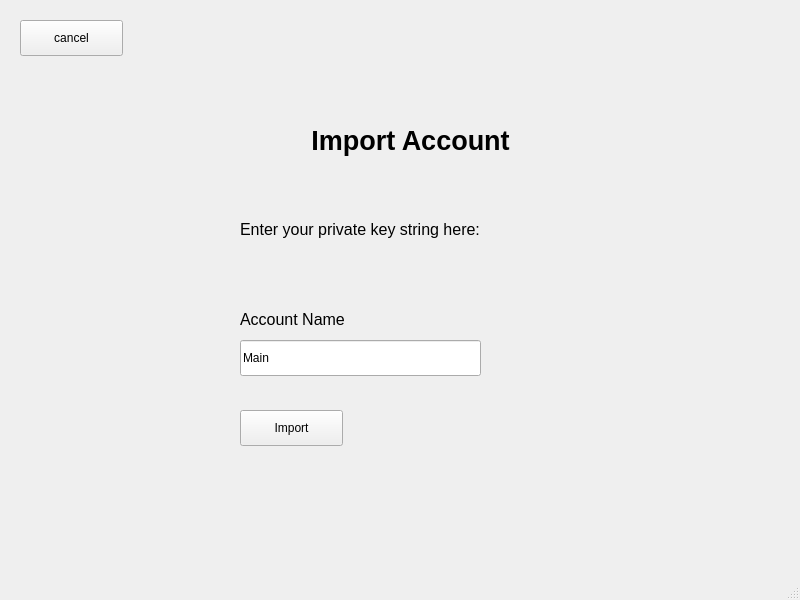
<?xml version="1.0" encoding="UTF-8"?>
<ui version="4.0">
 <class>ImportAccountWindow</class>
 <widget class="QMainWindow" name="ImportAccountWindow">
  <property name="geometry">
   <rect>
    <x>0</x>
    <y>0</y>
    <width>800</width>
    <height>600</height>
   </rect>
  </property>
  <property name="windowTitle">
   <string>Import Account</string>
  </property>
  <widget class="QWidget" name="centralwidget">
   <widget class="QLabel" name="label_2">
    <property name="geometry">
     <rect>
      <x>180</x>
      <y>70</y>
      <width>461</width>
      <height>141</height>
     </rect>
    </property>
    <property name="font">
     <font>
      <pointsize>20</pointsize>
      <weight>75</weight>
      <italic>false</italic>
      <bold>true</bold>
     </font>
    </property>
    <property name="text">
     <string>Import Account</string>
    </property>
    <property name="textFormat">
     <enum>Qt::AutoText</enum>
    </property>
    <property name="alignment">
     <set>Qt::AlignCenter</set>
    </property>
   </widget>
   <widget class="QPushButton" name="cancelBT">
    <property name="geometry">
     <rect>
      <x>20</x>
      <y>20</y>
      <width>103</width>
      <height>36</height>
     </rect>
    </property>
    <property name="text">
     <string>cancel</string>
    </property>
   </widget>
   <widget class="QLabel" name="label">
    <property name="geometry">
     <rect>
      <x>240</x>
      <y>220</y>
      <width>271</width>
      <height>19</height>
     </rect>
    </property>
    <property name="font">
     <font>
      <pointsize>12</pointsize>
     </font>
    </property>
    <property name="text">
     <string>Enter your private key string here:</string>
    </property>
   </widget>
   <widget class="QLineEdit" name="accountNameEdit">
    <property name="geometry">
     <rect>
      <x>240</x>
      <y>340</y>
      <width>241</width>
      <height>36</height>
     </rect>
    </property>
    <property name="text">
     <string>Main</string>
    </property>
   </widget>
   <widget class="QLabel" name="label_3">
    <property name="geometry">
     <rect>
      <x>240</x>
      <y>310</y>
      <width>271</width>
      <height>19</height>
     </rect>
    </property>
    <property name="font">
     <font>
      <pointsize>12</pointsize>
     </font>
    </property>
    <property name="text">
     <string>Account Name</string>
    </property>
   </widget>
   <widget class="QPushButton" name="importBT">
    <property name="geometry">
     <rect>
      <x>240</x>
      <y>410</y>
      <width>103</width>
      <height>36</height>
     </rect>
    </property>
    <property name="text">
     <string>Import</string>
    </property>
   </widget>
   <widget class="KPasswordLineEdit" name="privateKeyEdit">
    <property name="geometry">
     <rect>
      <x>240</x>
      <y>250</y>
      <width>351</width>
      <height>36</height>
     </rect>
    </property>
   </widget>
  </widget>
  <widget class="QStatusBar" name="statusbar"/>
 </widget>
 <customwidgets>
  <customwidget>
   <class>KPasswordLineEdit</class>
   <extends>QWidget</extends>
   <header>kpasswordlineedit.h</header>
  </customwidget>
 </customwidgets>
 <resources/>
 <connections/>
</ui>
